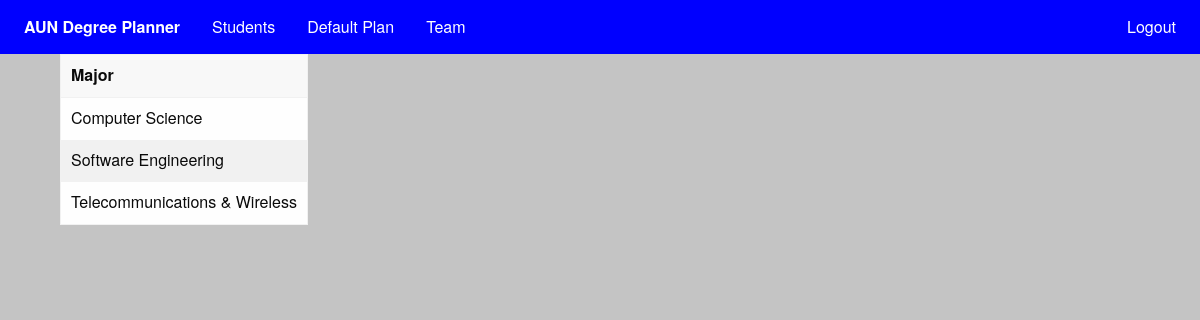
/advisor/select/major/, run on the app's committed database.
### planner/models.py (models this page shows, shortened)
class Major_option(models.Model):
    name = models.CharField(max_length=30, null=True)
    description = models.CharField(max_length=300, null=True)

### planner/advisor/views.py (the view)
def select_major(request):
    majors = Major_option.objects.all()
    context = {
        "majors": majors
    }
    return render(request, 'advisor/select_major.html', context )

### planner/templates/advisor/select_major.html
{% extends "advisor/advisor_base.html" %}
{% block base_body %}
<div class="container" style="margin-left: 5%">
<table>
  <thead>
    <tr>
      <th>Major</th>
    </tr>
  </thead>
  <tbody>
  {% for major in majors%}
    <tr>
      <td>{{major.name}}</td>
    </tr>
  {% endfor %}
  </tbody>
</table>
</div>
{% endblock base_body %}

### data on the page
Major_option: name "Computer Science"
Major_option: name "Software Engineering"
Major_option: name "Telecommunications & Wireless"
